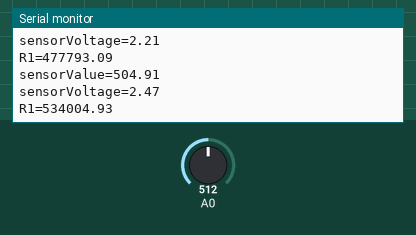
Bench run of a sketch on a simulated Arduino Uno, built with avr-gcc and run on an emulated ATmega328P. Parts: the last lines printed to the serial monitor. The inputs (shaded band) are chosen by the test bench; at power-on: A0 = 512.

Above: at 1.2 s.
1.3 s: A0 set to 716
At 1.83 s:
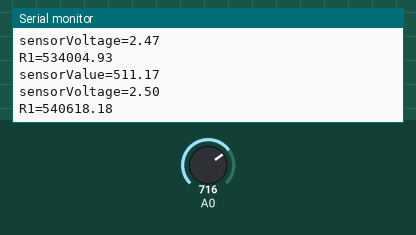
2.8 s: A0 set to 900
At 2.84 s:
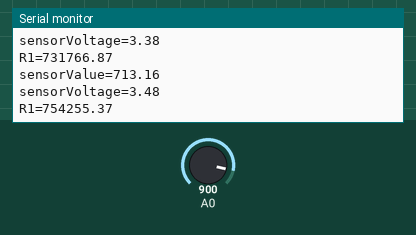
Timing chart, 0 to 5.8 s (numbered marks = the images above; inputs shaded):
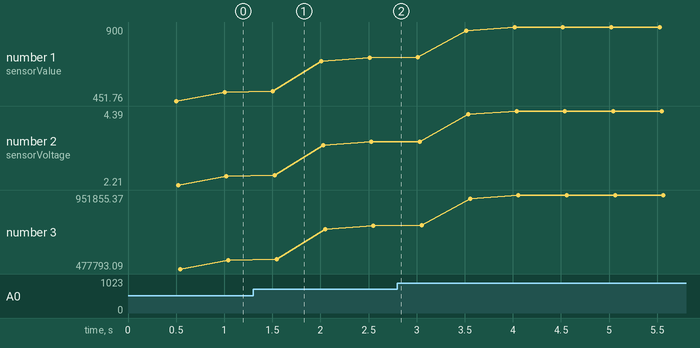

The sketch:

3.ino
```cpp
void setup()
{
 Serial.begin(9600);
}
float sensorValue ;
float sensorVoltage;
float R1=0,R2=1083000,Vin=5;
int i;
void loop()
{
  for (i=0;i<=5;i++)
    {
    sensorValue = 0.7* sensorValue + 0.3* analogRead(A0);
    }
    sensorVoltage = sensorValue * 5 / 1024 ;// sensorVoltage= Vin * R1 / (R1+R2)
    R1 = sensorVoltage * (1083000) / 5 ;
    delay(500);
    Serial.print("sensorValue=");
    Serial.print(sensorValue);
    Serial.print("\n");
    Serial.print("sensorVoltage=");
    Serial.print(sensorVoltage);
    Serial.print("\n");
    Serial.print("R1=");
    Serial.print(R1);
    Serial.print("\n");
}
```

Measured:
- plotted number 1: 504.91 → 713.16 after the input at 1.3 s, 713.16 → 900 after the input at 2.8 s
- plotted number 2: 2.47 → 3.48 after the input at 1.3 s, 3.48 → 4.39 after the input at 2.8 s
- plotted number 3: 534004.93 → 754255.37 after the input at 1.3 s, 754255.37 → 951855.37 after the input at 2.8 s
